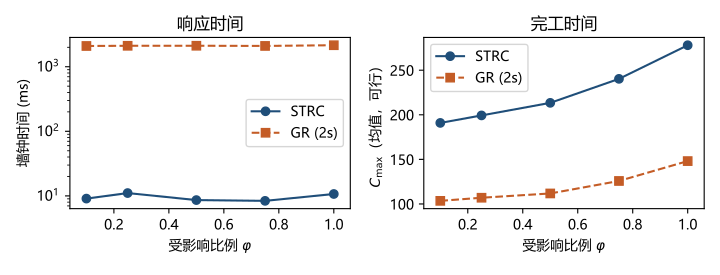

Here is the Python script that generated this plot:
"""STRC 扰动规模对照图:读 STRC/experiments/scale_compare/scale_compare.csv。"""
from __future__ import annotations

import csv
import os
from collections import defaultdict

import matplotlib

matplotlib.use("Agg")
import matplotlib.pyplot as plt  # noqa: E402

HERE = os.path.dirname(os.path.abspath(__file__))
CSV = os.path.abspath(os.path.join(
    HERE, "..", "..", "STRC", "experiments", "expanded", "scale_compare.csv"))
# fallback to older two-seed file
CSV_FALLBACK = os.path.abspath(os.path.join(
    HERE, "..", "..", "STRC", "experiments", "scale_compare", "scale_compare.csv"))
OUT = os.path.join(HERE, "fig_strc_scale_CN")

from _cjk_mpl import setup_cjk

setup_cjk()


def main() -> None:
    path = CSV if os.path.isfile(CSV) else CSV_FALLBACK
    rows = list(csv.DictReader(open(path, encoding="utf-8")))
    # prefer congested instance for the paper figure
    if any("strc_wall_ms" in r for r in rows):
        rows = [r for r in rows if r.get("instance") == "congested_8x4x4"]
        t_key, c_key = "strc_wall_ms", "strc_makespan"
        t1_key, c1_key = "r0_wall_ms", "r0_makespan"
        f_key, f1_key = "strc_feasible", "r0_feasible"
    else:
        t_key, c_key = "p04_wall_ms", "p04_makespan"
        t1_key, c1_key = "p01_wall_ms", "p01_makespan"
        f_key, f1_key = "p04_feasible", "p01_feasible"

    by = defaultdict(list)
    for r in rows:
        by[float(r["phi"])].append(r)

    phis = sorted(by)
    p04_t, p01_t, p04_c, p01_c = [], [], [], []
    for phi in phis:
        rs = by[phi]
        p04_t.append(sum(float(r[t_key]) for r in rs) / len(rs))
        p01_t.append(sum(float(r[t1_key]) for r in rs) / len(rs))
        p04_c.append(sum(float(r[c_key]) for r in rs if r[f_key] == "True")
                     / max(1, sum(1 for r in rs if r[f_key] == "True")))
        p01_c.append(sum(float(r[c1_key]) for r in rs if r[f1_key] == "True")
                     / max(1, sum(1 for r in rs if r[f1_key] == "True")))

    fig, axes = plt.subplots(1, 2, figsize=(7.2, 2.75))
    ax = axes[0]
    ax.plot(phis, p04_t, "o-", label=r"STRC", color="#1f4e79")
    ax.plot(phis, p01_t, "s--", label=r"GR (2s)", color="#c45c26")
    ax.set_xlabel(r"受影响比例 $\varphi$")
    ax.set_ylabel("墙钟时间 (ms)")
    ax.set_yscale("log")
    ax.set_xlim(min(phis) - 0.06, max(phis) + 0.06)
    ax.legend(loc="center right")
    ax.set_title("响应时间")

    ax = axes[1]
    ax.plot(phis, p04_c, "o-", label=r"STRC", color="#1f4e79")
    ax.plot(phis, p01_c, "s--", label=r"GR (2s)", color="#c45c26")
    ax.set_xlabel(r"受影响比例 $\varphi$")
    ax.set_ylabel(r"$C_{\max}$（均值，可行）")
    ax.set_xlim(min(phis) - 0.06, max(phis) + 0.06)
    ax.legend(loc="upper left")
    ax.set_title("完工时间")

    fig.tight_layout()
    fig.savefig(OUT + ".pdf")
    fig.savefig(OUT + ".png")
    print("wrote", OUT + ".pdf")


if __name__ == "__main__":
    main()
